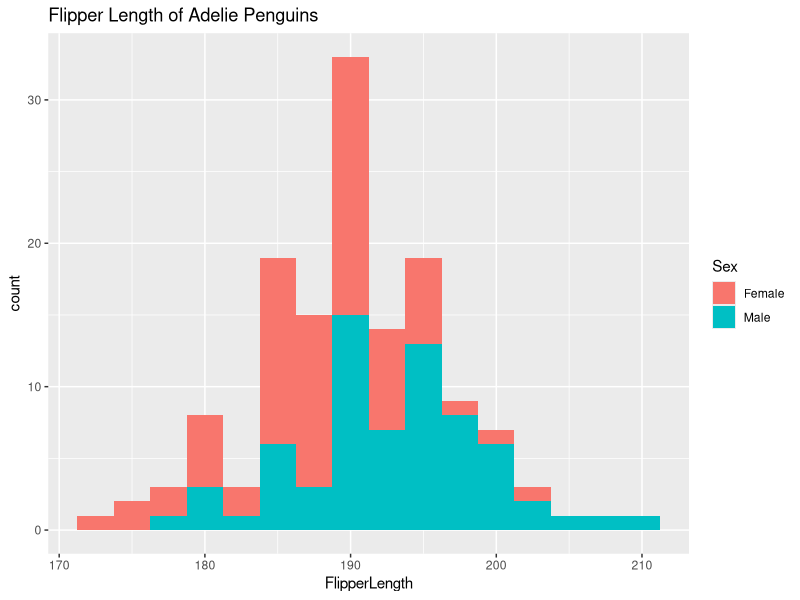

Source code (R):
## ---- chunk 1
#| echo: false
#| warning: false
library(ggplot2)
library(dplyr)
penguin_df <- read.csv("../Datasets/penguins.csv") 
adelie_penguin <- penguin_df %>% filter(CommonName == "Adelie penguin")
ggplot(adelie_penguin, aes(x = FlipperLength, fill = Sex)) +
  geom_histogram(binwidth=2.5) + 
  ggtitle("Flipper Length of Adelie Penguins")
